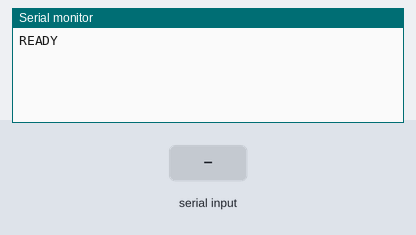
This sketch was run on a simulated Arduino Uno, built with avr-gcc and run on an emulated ATmega328P. On the bench: the last lines printed to the serial monitor. Inputs (shaded band) come from the test bench.

Above: at 1.2 s.
1.3 s: "P;" received over Serial
At 1.9 s:
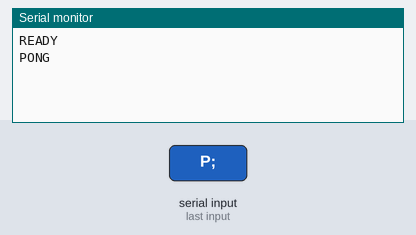
2.8 s: "INFO;" received over Serial
At 3.1 s:
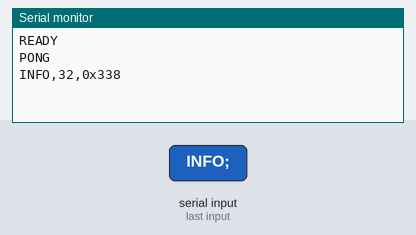
4.3 s: "O;" received over Serial
At 5.4 s:
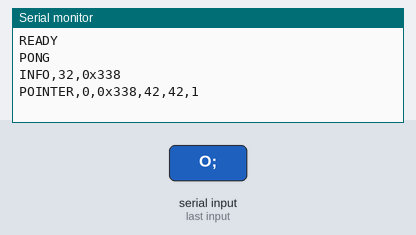
5.8 s: "T;" received over Serial
At 6.5 s:
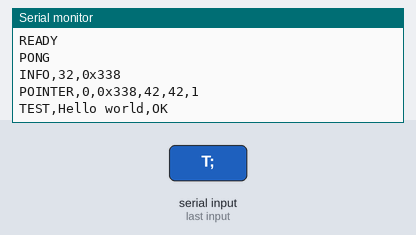
7.3 s: "90,45;" received over Serial
At 7.8 s:
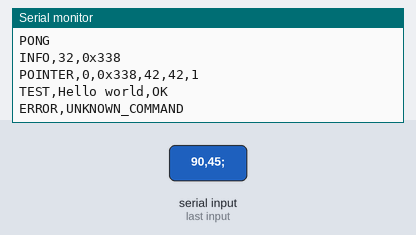
8.8 s: "M,90;" received over Serial
At 10.1 s:
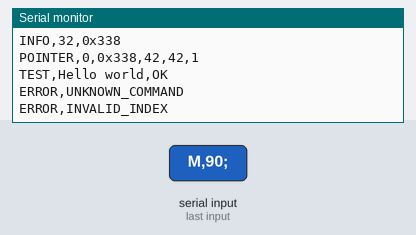

Measured:
- after the input at 1.3 s, the serial monitor: prints a new line at once (image 1)
- after the input at 2.8 s, the serial monitor: prints a new line at once (image 2)
- after the input at 4.3 s, the serial monitor: prints a new line at once (image 3)
- after the input at 5.8 s, the serial monitor: prints a new line at once (image 4)
- after the input at 7.3 s, the serial monitor: prints a new line at once (image 5)
- after the input at 8.8 s, the serial monitor: prints a new line at once (image 6)

The sketch:

FaultInjection-ArduinoUno.ino
```cpp
#include <stdint.h>
#include <avr/pgmspace.h>

const unsigned long SERIAL_BAUD = 9600;
const uint8_t BUFFER_SIZE = 32;

// A bounded SRAM area for the experiment.
// We will NOT write to arbitrary SRAM addresses.
volatile uint8_t experimentMemory[BUFFER_SIZE];
uint8_t expectedData[BUFFER_SIZE];

// A test string stored in SRAM, with its reference in program memory.
volatile char testString[] = "Hello world";
const char expectedTestString[] PROGMEM = "Hello world";

volatile uint8_t* flipPointer = &experimentMemory[0];
uint8_t pointerIndex = 0;

void setup() {
  Serial.begin(SERIAL_BAUD);
  Serial.setTimeout(500);

  for (uint8_t i = 0; i < BUFFER_SIZE; i++) {
    expectedData[i] = 42 + i;
    experimentMemory[i] = expectedData[i];
  }

  Serial.println(F("READY"));
}

void loop() {
  if (Serial.available() > 0) {
    String command = Serial.readStringUntil(';');
    command.trim();
    executeCommand(command);
  }
}

void executeCommand(String command) {
  if (command == "P") {
    Serial.println(F("PONG"));
    return;
  }

  if (command == "INFO") {
    Serial.print(F("INFO,"));
    Serial.print(BUFFER_SIZE);
    Serial.print(F(",0x"));
    Serial.println((unsigned int)(uintptr_t)&experimentMemory[0], HEX);
    return;
  }

  if (command == "O") {
    reportPointer();
    return;
  }

  if (command == "T") {
    checkTestString();
    return;
  }

  unsigned int index;
  unsigned int bit;
  unsigned int value;

  if (sscanf(command.c_str(), "M,%u", &index) == 1) {
    movePointer(index);
    return;
  }

  if (sscanf(command.c_str(), "F,%u", &bit) == 1) {
    flipBit(bit);
    return;
  }

  if (sscanf(command.c_str(), "S,%u", &value) == 1) {
    setCurrentValue(value);
    return;
  }

  Serial.println(F("ERROR,UNKNOWN_COMMAND"));
}

void movePointer(unsigned int index) {
  if (index >= BUFFER_SIZE) {
    Serial.println(F("ERROR,INVALID_INDEX"));
    return;
  }

  pointerIndex = index;
  flipPointer = &experimentMemory[pointerIndex];

  bool pointerOK =
    (flipPointer == &experimentMemory[pointerIndex]);

  Serial.print(F("MOVED,"));
  Serial.print(pointerIndex);
  Serial.print(F(",0x"));
  Serial.print((unsigned int)(uintptr_t)flipPointer, HEX);
  Serial.print(',');
  Serial.println(pointerOK ? 1 : 0);
}

void reportPointer() {
  bool pointerOK =
    (flipPointer == &experimentMemory[pointerIndex]);

  Serial.print(F("POINTER,"));
  Serial.print(pointerIndex);
  Serial.print(F(",0x"));
  Serial.print((unsigned int)(uintptr_t)flipPointer, HEX);
  Serial.print(',');
  Serial.print(*flipPointer);
  Serial.print(',');
  Serial.print(expectedData[pointerIndex]);
  Serial.print(',');
  Serial.println(pointerOK ? 1 : 0);
}

void flipBit(unsigned int bit) {
  if (bit > 7) {
    Serial.println(F("ERROR,INVALID_BIT"));
    return;
  }

  uint8_t beforeValue = *flipPointer;

  // Flip exactly one selected bit and leave the fault in place.
  *flipPointer ^= (uint8_t)(1U << bit);

  uint8_t afterValue = *flipPointer;

  Serial.print(F("FLIPPED,"));
  Serial.print(pointerIndex);
  Serial.print(',');
  Serial.print(bit);
  Serial.print(',');
  Serial.print(beforeValue);
  Serial.print(',');
  Serial.println(afterValue);
}

void setCurrentValue(unsigned int value) {
  if (value > 255) {
    Serial.println(F("ERROR,INVALID_VALUE"));
    return;
  }

  *flipPointer = (uint8_t)value;

  Serial.print(F("SET,"));
  Serial.print(pointerIndex);
  Serial.print(',');
  Serial.println(*flipPointer);
}

void checkTestString() {
  bool intact = true;

  for (uint8_t i = 0; i < sizeof(testString); i++) {
    char expected = (char)pgm_read_byte(&expectedTestString[i]);

    if (testString[i] != expected) {
      intact = false;
      break;
    }
  }

  Serial.print(F("TEST,"));
  for (uint8_t i = 0; i < sizeof(testString) - 1; i++) {
    Serial.print(testString[i]);
  }
  Serial.print(',');
  Serial.println(intact ? F("OK") : F("CORRUPTED"));
}


/* WORKGIN VERSION OF THE 100 PRE PLANNED FAULT INJECTIONS IN 1 ARDUINO BOARD
#include <stdint.h>
#include <stdio.h>

const unsigned long SERIAL_BAUD = 9600;
const uint8_t BUFFER_SIZE = 32;

// The buffer being tested: 32 bytes in SRAM.
volatile uint8_t testData[BUFFER_SIZE];

// Expected values kept separately for comparison and recovery.
uint8_t expectedData[BUFFER_SIZE];

void setup() {
  Serial.begin(SERIAL_BAUD);
  Serial.setTimeout(500);

  for (uint8_t i = 0; i < BUFFER_SIZE; i++) {
    expectedData[i] = 42 + i;
    testData[i] = expectedData[i];
  }

  Serial.println(F("READY"));
  Serial.println(F("Commands: P; INFO; F,index,bit;"));
}

void loop() {
  if (Serial.available() > 0) {
    String command = Serial.readStringUntil(';');
    command.trim();
    executeCommand(command);
  }
}

void executeCommand(String command) {
  if (command == "P") {
    Serial.println(F("PONG"));
    return;
  }

  if (command == "INFO") {
    Serial.print(F("BUFFER_SIZE,"));
    Serial.println(BUFFER_SIZE);
    Serial.print(F("BUFFER_BASE,0x"));
    Serial.println((unsigned int)(uintptr_t)&testData[0], HEX);
    return;
  }

  unsigned int index;
  unsigned int bit;

  if (sscanf(command.c_str(), "F,%u,%u", &index, &bit) == 2) {
    injectAndVerify(index, bit);
    return;
  }

  Serial.println(F("ERROR,UNKNOWN_COMMAND"));
}

void injectAndVerify(unsigned int index, unsigned int bit) {
  if (index >= BUFFER_SIZE || bit > 7) {
    Serial.println(F("ERROR,INVALID_INDEX_OR_BIT"));
    return;
  }

  uint8_t beforeValue = testData[index];
  uint16_t address = (uintptr_t)&testData[index];

  // Flip exactly one selected bit.
  testData[index] ^= (uint8_t)(1U << bit);

  uint8_t afterValue = testData[index];

  // Detection: compare the working data with the expected copy.
  bool detected = (afterValue != expectedData[index]);

  // Recovery: restore the original value.
  if (detected) {
    testData[index] = expectedData[index];
  }

  // Verify recovery independently of the initial detection.
  bool recovered = (testData[index] == expectedData[index]);

  const char* classification;

  if (!detected) {
    classification = "NOT_DETECTED";
  } else if (recovered) {
    classification = "DETECTED_RECOVERED";
  } else {
    classification = "DETECTED_RECOVERY_FAILED";
  }

  // Format:
  // RESULT,index,bit,address,before,after,detected,recovered,class
  Serial.print(F("RESULT,"));
  Serial.print(index);
  Serial.print(',');
  Serial.print(bit);
  Serial.print(F(",0x"));
  Serial.print(address, HEX);
  Serial.print(',');
  Serial.print(beforeValue);
  Serial.print(',');
  Serial.print(afterValue);
  Serial.print(',');
  Serial.print(detected ? 1 : 0);
  Serial.print(',');
  Serial.print(recovered ? 1 : 0);
  Serial.print(',');
  Serial.println(classification);
}
*/
```
